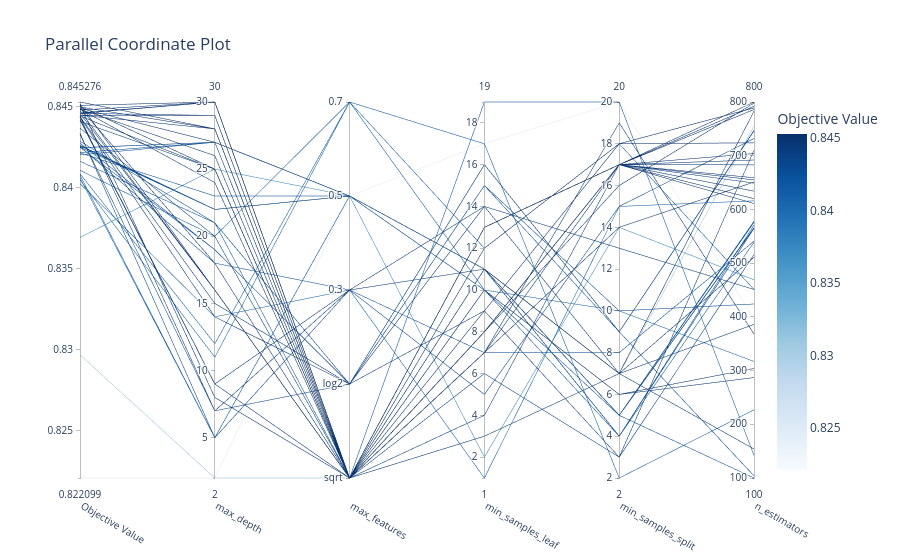

Notebook code cell kept with this figure:
### Code cell
# parallel coordinate plot -- interactions between key RF params
optuna.visualization.plot_parallel_coordinate(
    study,
    params=["n_estimators", "max_depth", "min_samples_split", "min_samples_leaf", "max_features"]
)

### Figure 1 — Plotly figure (JSON) as saved in the notebook; plotly's stock layout.template omitted (floating-point values rounded to 4 significant figures)
{"data": [{"dimensions": [{"label": "Objective Value", "range": [0.8221, 0.8453], "values": [0.8437, 0.8429, 0.8444, 0.8425, 0.8434, 0.8442, 0.8416, 0.8221, 0.8369, 0.8443, 0.8402, 0.8409, 0.8405, 0.8449, 0.8446, 0.8411, 0.8442, 0.8297, 0.8445, 0.8444, 0.8451, 0.8451, 0.8452, 0.8453, 0.8446, 0.8449, 0.8446, 0.845, 0.8447, 0.8446, 0.845, 0.8441, 0.8445, 0.8448, 0.8448, 0.8444, 0.8448, 0.842, 0.8425, 0.8421, 0.8426, 0.8425, 0.8406, 0.8422, 0.8425, 0.8426, 0.8433, 0.8408, 0.8425, 0.8427]}, {"label": "max_depth", "range": [2, 30], "values": [20, 21, 7, 18, 5, 9, 21, 2, 25, 14, 14, 12, 11, 18, 16, 20, 9, 2, 29, 15, 8, 30, 16, 28, 29, 27, 30, 28, 16, 30, 25, 25, 28, 30, 24, 25, 26, 27, 27, 23, 22, 22, 5, 27, 27, 22, 7, 5, 19, 19]}, {"label": "max_features", "range": [0, 4], "ticktext": ["sqrt", "log2", "0.3", "0.5", "0.7"], "tickvals": [0, 1, 2, 3, 4], "values": [0, 1, 2, 2, 2, 2, 0, 3, 3, 1, 2, 4, 4, 0, 0, 4, 0, 0, 0, 1, 0, 0, 0, 0, 0, 0, 0, 0, 0, 0, 0, 0, 0, 0, 0, 0, 0, 3, 3, 3, 3, 3, 3, 3, 3, 3, 1, 3, 1, 1]}, {"label": "min_samples_leaf", "range": [1, 19], "values": [6, 15, 11, 7, 5, 14, 19, 17, 2, 9, 1, 17, 10, 7, 7, 12, 3, 11, 10, 14, 10, 11, 9, 12, 8, 8, 8, 8, 7, 13, 13, 4, 8, 8, 13, 13, 13, 10, 11, 11, 11, 11, 11, 10, 11, 11, 16, 11, 15, 16]}, {"label": "min_samples_split", "range": [2, 20], "values": [3, 10, 7, 8, 15, 13, 20, 20, 14, 3, 15, 2, 10, 14, 19, 18, 7, 7, 6, 7, 6, 7, 18, 18, 17, 17, 17, 17, 17, 17, 17, 17, 17, 16, 17, 17, 17, 5, 4, 5, 5, 5, 4, 4, 4, 5, 9, 5, 9, 9]}, {"label": "n_estimators", "range": [100, 800], "values": [516, 424, 154, 541, 732, 451, 142, 396, 469, 710, 616, 227, 317, 651, 368, 451, 386, 755, 287, 511, 304, 783, 724, 789, 611, 620, 634, 786, 792, 655, 692, 649, 659, 798, 704, 683, 800, 566, 565, 578, 565, 576, 539, 571, 565, 100, 746, 565, 747, 104]}], "labelangle": 30, "labelside": "bottom", "line": {"color": [0.8437, 0.8429, 0.8444, 0.8425, 0.8434, 0.8442, 0.8416, 0.8221, 0.8369, 0.8443, 0.8402, 0.8409, 0.8405, 0.8449, 0.8446, 0.8411, 0.8442, 0.8297, 0.8445, 0.8444, 0.8451, 0.8451, 0.8452, 0.8453, 0.8446, 0.8449, 0.8446, 0.845, 0.8447, 0.8446, 0.845, 0.8441, 0.8445, 0.8448, 0.8448, 0.8444, 0.8448, 0.842, 0.8425, 0.8421, 0.8426, 0.8425, 0.8406, 0.8422, 0.8425, 0.8426, 0.8433, 0.8408, 0.8425, 0.8427], "colorbar": {"title": {"text": "Objective Value"}}, "colorscale": [[0, "rgb(247,251,255)"], [0.125, "rgb(222,235,247)"], [0.25, "rgb(198,219,239)"], [0.375, "rgb(158,202,225)"], [0.5, "rgb(107,174,214)"], [0.625, "rgb(66,146,198)"], [0.75, "rgb(33,113,181)"], [0.875, "rgb(8,81,156)"], [1, "rgb(8,48,107)"]], "reversescale": false, "showscale": true}, "type": "parcoords"}], "layout": {"title": {"text": "Parallel Coordinate Plot"}}}
